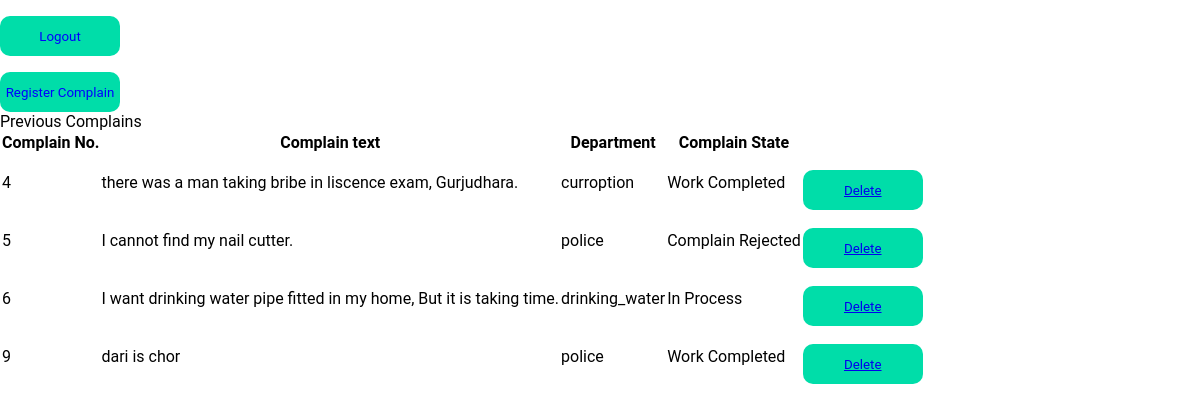
The app's page /views/userdashboard.php (signed in) with its own data.
### tables this page shows
CREATE TABLE `complain` (
  `complain_id` int(5) NOT NULL,
  `user_id` int(5) NOT NULL,
  `department_id` int(5) NOT NULL,
  `complain_text` varchar(500) NOT NULL,
  `state_id` int(1) NOT NULL DEFAULT 1
);

CREATE TABLE `department` (
  `department_id` int(5) NOT NULL,
  `department_name` varchar(30) NOT NULL,
  `department_username` varchar(30) NOT NULL,
  `department_password` varchar(20) NOT NULL
);

CREATE TABLE `state` (
  `state_id` int(1) NOT NULL,
  `state_name` varchar(50) NOT NULL
);

### views/userdashboard.php (the view, shortened to what this page needs)
<?php
    include_once '../connection/connection.php';
    if(!empty($_SESSION['user_id'])){
        ?>
        <!DOCTYPE html>
        <html lang="en">
        <head>
            <link rel="stylesheet" href="../style.css">
        </head>
        <body>
            <div class="logout">
                <button onclick="location.href='../auth/userlogout.php';">Logout</button>
            </div>
            <div class="register_complain">
                <button onclick="location.href='registercomplain.php';">Register Complain</button>
            </div>
            <div class="registered_complain">
                <div id="previous_complain">
                    Previous Complains
                </div>
                <div class="complain_table">
                    <table>
                        <tr>
                            <th>Complain No.</th>
                            <th>Complain text</th>
                            <th>Department</th>
                            <th>Complain State</th>
                        </tr>
                        <?php
                            $user_id = $_SESSION['user_id'];
                            $query = "SELECT * FROM complain WHERE user_id = '$user_id'";
                            $result = mysqli_query($db_con,$query);
                            if($result){
                                while($row = mysqli_fetch_array($result)){
                                    $department_id=$row['department_id'];
                                    $query1 = "SELECT * FROM department WHERE department_id = '$department_id'";
                                    $result1 = mysqli_query($db_con,$query1);
                                    $row1=mysqli_fetch_array($result1);
                                    $state_id=$row['state_id'];
                                    $query2 = "SELECT * FROM state WHERE state_id = '$state_id'";
                                    $result2 = mysqli_query($db_con,$query2);
                                    $row2=mysqli_fetch_array($result2);
                                ?>
                                    <tr>
                                        <td><?php echo $row['complain_id']; ?></td>
                                        <td><?php echo $row['complain_text']; ?></td>
                                        <td><?php echo $row1['department_name']; ?></td>
                                        <td><?php echo $row2['state_name']; ?></td>
                                        <td><button><a href="../auth/deletecomplain.php?complain_id=<?php echo $row["complain_id"]?>">Delete</a></button></td>
                                    </tr>
                                <?php
                                }
                            }
                            else{
                                die("Error");
                            }
                        ?>
                    </table>
                </div>
            </div>
        </body>
        </html>
        <?php
    }
    else{
        header('location:../views/accessdenied.php');
    }
?>

### style.css (style rules this page uses)
* { margin: 0%; padding: 0%; font-family: 'Roboto', sans-serif; }
button { margin-top: 2vh; height: 5vh; width: 10vw; background-color: rgb(0, 221, 169); border-radius: 10px; border: none; color: blue; cursor: pointer; }

### records on screen
complain: complain_id "4", complain_text "there was a man taking bribe in liscence exam, Gurjudhara.", department.department_name "curroption", state.state_name "Work Completed"
complain: complain_id "5", complain_text "I cannot find my nail cutter.", department.department_name "police", state.state_name "Complain Rejected"
complain: complain_id "6", complain_text "I want drinking water pipe fitted in my home, But it is taking time.", department.department_name "drinking_water", state.state_name "In Process"
complain: complain_id "9", complain_text "dari is chor", department.department_name "police", state.state_name "Work Completed"
